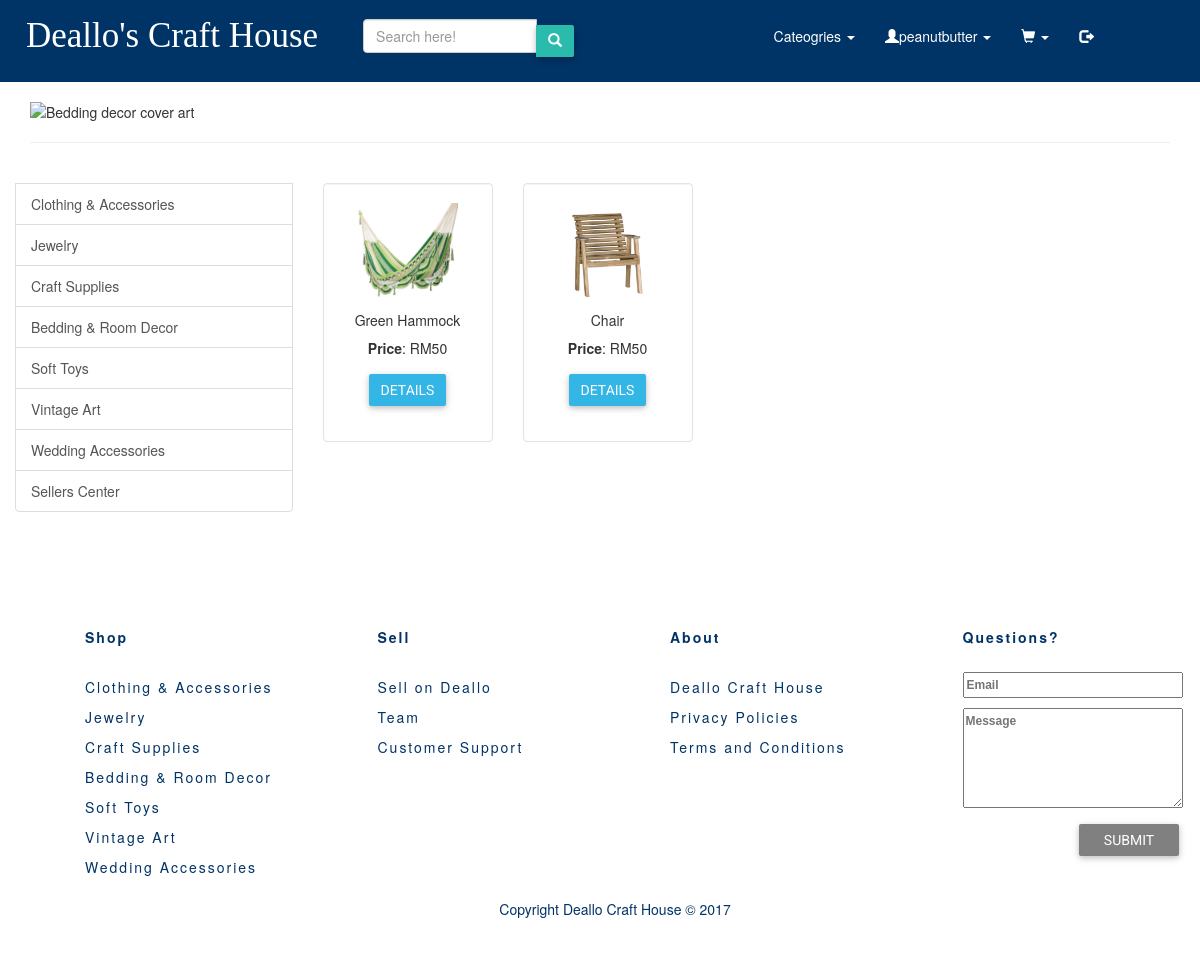
/pages/products/bedding.php (signed in), run on the app's committed database.
### tables this page shows
CREATE TABLE `product` (
  `id` int(11) NOT NULL,
  `name` varchar(80) NOT NULL,
  `summary` varchar(255) NOT NULL,
  `price` double NOT NULL,
  `quantity` varchar(10) NOT NULL,
  `image` varchar(100) NOT NULL,
  `product_owner` varchar(255) NOT NULL,
  `category` varchar(255) NOT NULL
);

### pages/products/bedding.php (the view, shortened to what this page needs)
<?php include '../../includes/product_config.php' ?>
<!DOCTYPE html>
<html>
<head>
	<link rel="stylesheet=" href="../styles/bootstrap/bootstrap.css">
    <link rel="stylesheet" href="https://maxcdn.bootstrapcdn.com/bootstrap/3.3.7/css/bootstrap.min.css">
    <link rel="stylesheet" type="text/css" href="../../styles/test.css"/>
    <link rel="stylesheet" type="text/css" href="../../styles/footer.css"/>
    <link rel="stylesheet" type="text/css" href="../../styles/buttons.css"/>
</head>
<body>
<?php include "../../templates/navbar_product_pages.php" ?>
<div class="container">
	<div class="row">
        <div class="col-lg-7 col-md-7 col-sm-12 col-xs-12 coverImage">
            <img src="../../images/cover-art/weddingCover.png" alt="Bedding decor cover art" height="100%" class="img-responsive" width="100%"/>
        </div>
    </div>
	<hr/>
	<div class="row">
		<div class="list-group col-lg-3 col-md-3 col-sm-5 col-xs-6">
    <br>
			<a href="clothingAcc.php" class="list-group-item">Clothing &amp; Accessories</a>
			<a href="jewelry.php" class="list-group-item">Jewelry</a>
			<a href="craftSupplies.php" class="list-group-item">Craft Supplies</a>
			<a href="#" class="list-group-item">Bedding &amp; Room Decor</a>
			<a href="softToys.php" class="list-group-item">Soft Toys</a>
			<a href="vintage.php" class="list-group-item">Vintage Art</a>
			<a href="wedding.php" class="list-group-item">Wedding Accessories</a>
			<a href="../myProducts.php" class="list-group-item">Sellers Center</a>
		</div>
		<br/>
	<div class="row" id="products" >
     <?php
        $stmt = $dbh->prepare('SELECT * FROM product WHERE category= "Bedding & Room Decor" LIMIT 4 OFFSET 0');
        if ($stmt->execute()) {
            while ($row = $stmt->fetch()) {
        ?>
          <div class="col-md-2">
          <div class="well" style="background-color: white;">
              <img src="../../images/product_images/<?php echo $row['image']; ?>" class="img-responsive mx-auto d-block" width="100px" height="100px" />
              <div class="text-center">
                <h5><?php echo $row['name'] ?></h5>
                <p><strong>Price</strong>: RM<?php echo $row['price'] ?><br/></p>
                <p>
                    <button type="button" class="btn btn-info" data-toggle="modal" data-target="#myModal-<?php echo $row['id'] ?>">Details</button>
                </p>
              </div>
          </div>
          </div>
        <?php
            }
        }
        ?>
        </div>
	</div>
	</div>
</body>
 <?php include "../../templates/footer_products.php" ?>
</html>

### styles/test.css (style rules this page uses)
body { background-color: #FFFFFF; }
a { color: inherit; }
.coverImage { width:100%; }
img { margin: auto; display: block; }

### styles/buttons.css (style rules this page uses)
button { font-family: 'Roboto', sans-serif; text-transform: uppercase; }
.btn { border-radius: 2px; border: 0; transition: .2s ease-out; color: #fff; margin: 6px; box-shadow: 0 2px 5px 0 rgba(0, 0, 0, 0.16), 0 2px 10px 0 rgba(0, 0, 0, 0.12); }
.btn-info { background: #33b5e5; }

### data on the page
product: image (picture), name "Green Hammock", price "50"
product: image (picture), name "Chair", price "50"

### other printed values
$_SESSION['username'] "peanutbutter"
